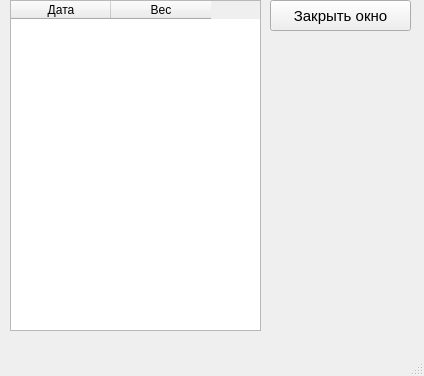
<?xml version="1.0" encoding="UTF-8"?>
<ui version="4.0">
 <class>MainWindow_History</class>
 <widget class="QMainWindow" name="MainWindow_History">
  <property name="windowModality">
   <enum>Qt::NonModal</enum>
  </property>
  <property name="geometry">
   <rect>
    <x>0</x>
    <y>0</y>
    <width>424</width>
    <height>376</height>
   </rect>
  </property>
  <property name="windowTitle">
   <string>MainWindow</string>
  </property>
  <widget class="QWidget" name="centralwidget">
   <widget class="QTableWidget" name="tableWidget">
    <property name="geometry">
     <rect>
      <x>10</x>
      <y>0</y>
      <width>251</width>
      <height>331</height>
     </rect>
    </property>
    <column>
     <property name="text">
      <string>Дата</string>
     </property>
    </column>
    <column>
     <property name="text">
      <string>Вес</string>
     </property>
    </column>
   </widget>
   <widget class="QPushButton" name="btnClose">
    <property name="geometry">
     <rect>
      <x>270</x>
      <y>0</y>
      <width>141</width>
      <height>31</height>
     </rect>
    </property>
    <property name="font">
     <font>
      <pointsize>11</pointsize>
     </font>
    </property>
    <property name="text">
     <string>Закрыть окно</string>
    </property>
   </widget>
  </widget>
  <widget class="QMenuBar" name="menubar">
   <property name="geometry">
    <rect>
     <x>0</x>
     <y>0</y>
     <width>424</width>
     <height>21</height>
    </rect>
   </property>
  </widget>
  <widget class="QStatusBar" name="statusbar"/>
 </widget>
 <resources/>
 <connections/>
</ui>
